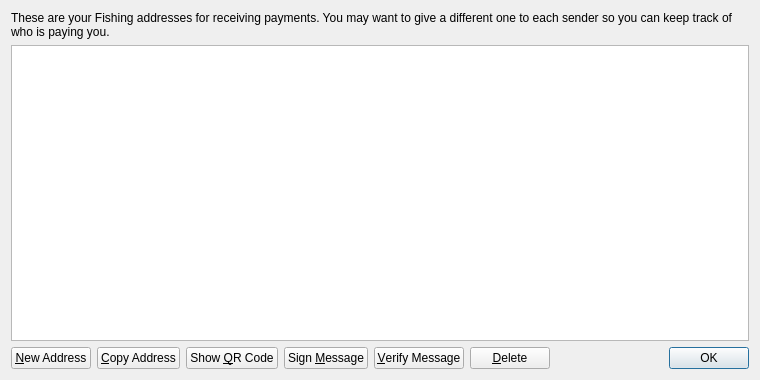
<?xml version="1.0" encoding="UTF-8"?>
<ui version="4.0">
 <class>AddressBookPage</class>
 <widget class="QWidget" name="AddressBookPage">
  <property name="geometry">
   <rect>
    <x>0</x>
    <y>0</y>
    <width>760</width>
    <height>380</height>
   </rect>
  </property>
  <property name="windowTitle">
   <string>Address Book</string>
  </property>
  <layout class="QVBoxLayout" name="verticalLayout">
   <item>
    <widget class="QLabel" name="labelExplanation">
     <property name="text">
      <string>These are your Fishing addresses for receiving payments. You may want to give a different one to each sender so you can keep track of who is paying you.</string>
     </property>
     <property name="textFormat">
      <enum>Qt::PlainText</enum>
     </property>
     <property name="wordWrap">
      <bool>true</bool>
     </property>
    </widget>
   </item>
   <item>
    <widget class="QTableView" name="tableView">
     <property name="contextMenuPolicy">
      <enum>Qt::CustomContextMenu</enum>
     </property>
     <property name="toolTip">
      <string>Double-click to edit address or label</string>
     </property>
     <property name="tabKeyNavigation">
      <bool>false</bool>
     </property>
     <property name="alternatingRowColors">
      <bool>true</bool>
     </property>
     <property name="selectionMode">
      <enum>QAbstractItemView::SingleSelection</enum>
     </property>
     <property name="selectionBehavior">
      <enum>QAbstractItemView::SelectRows</enum>
     </property>
     <property name="sortingEnabled">
      <bool>true</bool>
     </property>
     <attribute name="verticalHeaderVisible">
      <bool>false</bool>
     </attribute>
    </widget>
   </item>
   <item>
    <layout class="QHBoxLayout" name="horizontalLayout">
     <item>
      <widget class="QPushButton" name="newAddressButton">
       <property name="toolTip">
        <string>Create a new address</string>
       </property>
       <property name="text">
        <string>&amp;New Address</string>
       </property>
       <property name="icon">
        <iconset resource="../bitcoin.qrc">
         <normaloff>:/icons/add</normaloff>:/icons/add</iconset>
       </property>
      </widget>
     </item>
     <item>
      <widget class="QPushButton" name="copyToClipboard">
       <property name="toolTip">
        <string>Copy the currently selected address to the system clipboard</string>
       </property>
       <property name="text">
        <string>&amp;Copy Address</string>
       </property>
       <property name="icon">
        <iconset resource="../bitcoin.qrc">
         <normaloff>:/icons/editcopy</normaloff>:/icons/editcopy</iconset>
       </property>
      </widget>
     </item>
     <item>
      <widget class="QPushButton" name="showQRCode">
       <property name="text">
        <string>Show &amp;QR Code</string>
       </property>
       <property name="icon">
        <iconset resource="../bitcoin.qrc">
         <normaloff>:/icons/qrcode</normaloff>:/icons/qrcode</iconset>
       </property>
      </widget>
     </item>
     <item>
      <widget class="QPushButton" name="signMessage">
       <property name="toolTip">
        <string>Sign a message to prove you own a Fishing address</string>
       </property>
       <property name="text">
        <string>Sign &amp;Message</string>
       </property>
       <property name="icon">
        <iconset resource="../bitcoin.qrc">
         <normaloff>:/icons/edit</normaloff>:/icons/edit</iconset>
       </property>
      </widget>
     </item>
     <item>
      <widget class="QPushButton" name="verifyMessage">
       <property name="toolTip">
        <string>Verify a message to ensure it was signed with a specified Fishing address</string>
       </property>
       <property name="text">
        <string>&amp;Verify Message</string>
       </property>
       <property name="icon">
        <iconset resource="../bitcoin.qrc">
         <normaloff>:/icons/transaction_0</normaloff>:/icons/transaction_0</iconset>
       </property>
      </widget>
     </item>
     <item>
      <widget class="QPushButton" name="deleteButton">
       <property name="toolTip">
        <string>Delete the currently selected address from the list</string>
       </property>
       <property name="text">
        <string>&amp;Delete</string>
       </property>
       <property name="icon">
        <iconset resource="../bitcoin.qrc">
         <normaloff>:/icons/remove</normaloff>:/icons/remove</iconset>
       </property>
      </widget>
     </item>
     <item>
      <spacer name="horizontalSpacer">
       <property name="orientation">
        <enum>Qt::Horizontal</enum>
       </property>
       <property name="sizeHint" stdset="0">
        <size>
         <width>40</width>
         <height>20</height>
        </size>
       </property>
      </spacer>
     </item>
     <item>
      <widget class="QDialogButtonBox" name="buttonBox">
       <property name="sizePolicy">
        <sizepolicy hsizetype="Maximum" vsizetype="Fixed">
         <horstretch>0</horstretch>
         <verstretch>0</verstretch>
        </sizepolicy>
       </property>
       <property name="standardButtons">
        <set>QDialogButtonBox::Ok</set>
       </property>
      </widget>
     </item>
    </layout>
   </item>
  </layout>
 </widget>
 <resources>
  <include location="../bitcoin.qrc"/>
 </resources>
 <connections/>
</ui>
